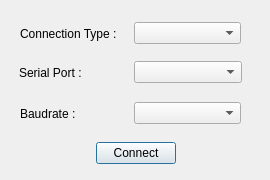
<?xml version="1.0" encoding="UTF-8"?>
<ui version="4.0">
 <class>connectdialog</class>
 <widget class="QDialog" name="connectdialog">
  <property name="geometry">
   <rect>
    <x>0</x>
    <y>0</y>
    <width>270</width>
    <height>180</height>
   </rect>
  </property>
  <property name="sizePolicy">
   <sizepolicy hsizetype="Fixed" vsizetype="Fixed">
    <horstretch>0</horstretch>
    <verstretch>0</verstretch>
   </sizepolicy>
  </property>
  <property name="minimumSize">
   <size>
    <width>270</width>
    <height>180</height>
   </size>
  </property>
  <property name="windowTitle">
   <string>Connection</string>
  </property>
  <widget class="QStackedWidget" name="stackedWidget">
   <property name="geometry">
    <rect>
     <x>10</x>
     <y>50</y>
     <width>241</width>
     <height>45</height>
    </rect>
   </property>
   <property name="currentIndex">
    <number>0</number>
   </property>
   <widget class="QWidget" name="page">
    <layout class="QHBoxLayout" name="horizontalLayout_4">
     <item>
      <layout class="QHBoxLayout" name="horizontalLayout">
       <item>
        <widget class="QLabel" name="label">
         <property name="text">
          <string>Serial Port :</string>
         </property>
        </widget>
       </item>
       <item>
        <widget class="QComboBox" name="portcomboBox"/>
       </item>
      </layout>
     </item>
    </layout>
   </widget>
   <widget class="QWidget" name="page_2">
    <layout class="QHBoxLayout" name="horizontalLayout_6">
     <item>
      <layout class="QHBoxLayout" name="horizontalLayout_5">
       <item>
        <widget class="QLabel" name="label_4">
         <property name="text">
          <string>IP &amp; Port :</string>
         </property>
        </widget>
       </item>
       <item>
        <widget class="QLineEdit" name="IPlineEdit">
         <property name="text">
          <string>192.168.0.1:14500</string>
         </property>
        </widget>
       </item>
      </layout>
     </item>
    </layout>
   </widget>
  </widget>
  <widget class="QWidget" name="layoutWidget">
   <property name="geometry">
    <rect>
     <x>20</x>
     <y>100</y>
     <width>221</width>
     <height>27</height>
    </rect>
   </property>
   <layout class="QHBoxLayout" name="horizontalLayout_3">
    <item>
     <widget class="QLabel" name="label_2">
      <property name="text">
       <string>Baudrate :</string>
      </property>
     </widget>
    </item>
    <item>
     <widget class="QComboBox" name="baudratecomboBox"/>
    </item>
   </layout>
  </widget>
  <widget class="QWidget" name="layoutWidget">
   <property name="geometry">
    <rect>
     <x>20</x>
     <y>20</y>
     <width>221</width>
     <height>27</height>
    </rect>
   </property>
   <layout class="QHBoxLayout" name="horizontalLayout_2">
    <item>
     <widget class="QLabel" name="label_3">
      <property name="text">
       <string>Connection Type :</string>
      </property>
     </widget>
    </item>
    <item>
     <widget class="QComboBox" name="typecomboBox"/>
    </item>
   </layout>
  </widget>
  <widget class="QWidget" name="layoutWidget">
   <property name="geometry">
    <rect>
     <x>20</x>
     <y>140</y>
     <width>231</width>
     <height>27</height>
    </rect>
   </property>
   <layout class="QHBoxLayout" name="horizontalLayout_7">
    <item>
     <spacer name="horizontalSpacer">
      <property name="orientation">
       <enum>Qt::Horizontal</enum>
      </property>
      <property name="sizeHint" stdset="0">
       <size>
        <width>40</width>
        <height>20</height>
       </size>
      </property>
     </spacer>
    </item>
    <item>
     <widget class="QPushButton" name="ConnectButton">
      <property name="text">
       <string>Connect</string>
      </property>
     </widget>
    </item>
    <item>
     <spacer name="horizontalSpacer_2">
      <property name="orientation">
       <enum>Qt::Horizontal</enum>
      </property>
      <property name="sizeHint" stdset="0">
       <size>
        <width>40</width>
        <height>20</height>
       </size>
      </property>
     </spacer>
    </item>
   </layout>
  </widget>
 </widget>
 <resources/>
 <connections/>
</ui>
